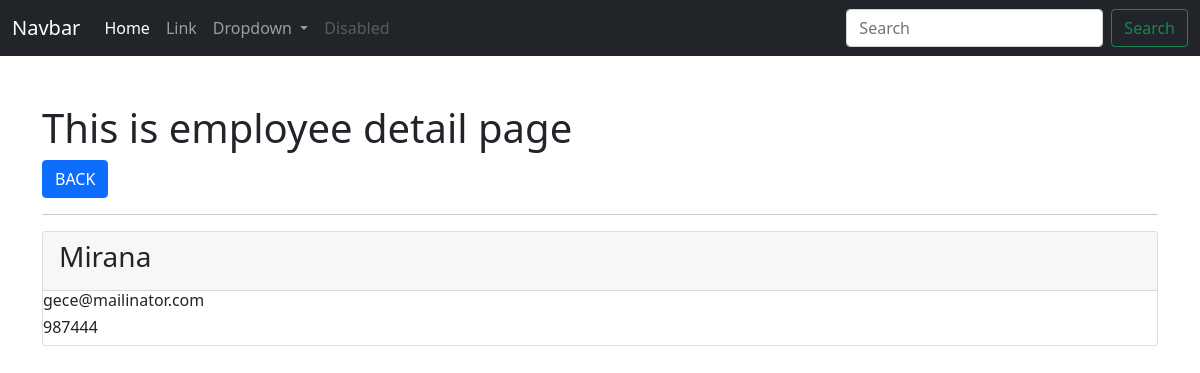
/employee/show/7/, run on the app's committed database.
### app_employeewebsite/models.py (models this page shows, shortened)
class Employee(models.Model):
    full_name = models.CharField(max_length=255)
    contact = models.CharField(max_length=255)
    email = models.EmailField()
    dob = models.DateField()
    join_date = models.DateField()
    gender = models.CharField(max_length=255)
    blood_group = models.CharField(max_length=255)
    address = models.CharField(max_length=255)
    user = models.ForeignKey(User, on_delete=models.CASCADE)
    department = models.ForeignKey(Department, on_delete=models.CASCADE)
    class Meta:
        db_table = 'app_employee'

### app_employeewebsite/views.py (the view)
# urls.py: path('employee/show/<int:id>/', views.employee_show, name='emp-show'),
def employee_show(request, id):
    data = Employee.objects.get(id=id)
    context = {"data": data}
    return render(request, 'employees/show_employee.html', context)

### templates/employees/show_employee.html (shortened to what this page needs)
{% extends 'layouts/master.html' %}
{% block content %}
<div class="container mt-5">
    <h1>This is employee detail page</h1>
    <a href="{% url 'emp-index' %}" class="btn btn-primary">BACK</a>
    <hr>
    <div class="card">
        <div class="card-header"><h3>{{ data.full_name }}</h3></div>
        <div class="ccard-body">
            <h6>{{ data.email }}</h6>
            <h6>{{ data.contact }}</h6>
        </div>
    </div>
</div>
{% endblock %}

### data on the page
Employee: full_name "Mirana", email "gece@mailinator.com", contact "987444"
